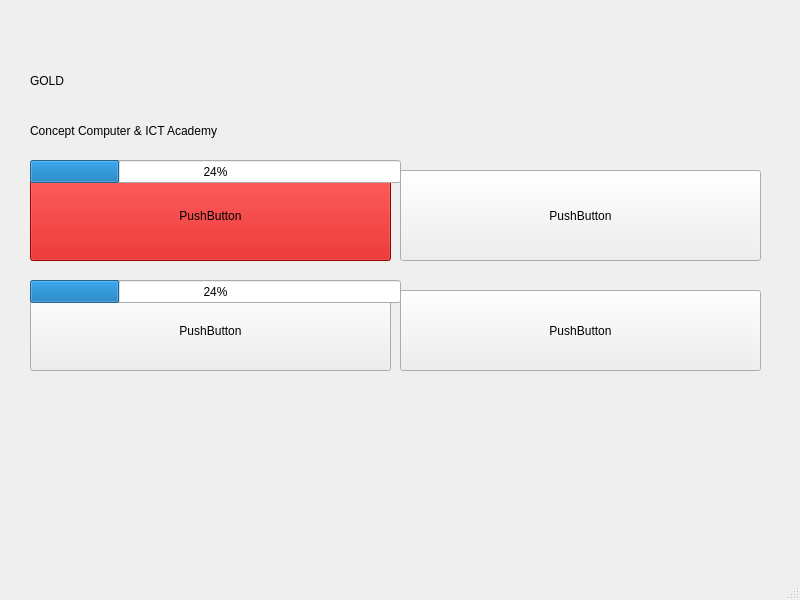
<?xml version="1.0" encoding="UTF-8"?>
<ui version="4.0">
 <class>MainWindow</class>
 <widget class="QMainWindow" name="MainWindow">
  <property name="geometry">
   <rect>
    <x>0</x>
    <y>0</y>
    <width>800</width>
    <height>600</height>
   </rect>
  </property>
  <property name="windowTitle">
   <string>MainWindow</string>
  </property>
  <widget class="QWidget" name="centralwidget">
   <widget class="QPushButton" name="pushButton">
    <property name="geometry">
     <rect>
      <x>30</x>
      <y>170</y>
      <width>361</width>
      <height>91</height>
     </rect>
    </property>
    <property name="styleSheet">
     <string notr="true">background-color: rgb(204, 0, 0);</string>
    </property>
    <property name="text">
     <string>PushButton</string>
    </property>
   </widget>
   <widget class="QPushButton" name="pushButton_2">
    <property name="geometry">
     <rect>
      <x>400</x>
      <y>170</y>
      <width>361</width>
      <height>91</height>
     </rect>
    </property>
    <property name="text">
     <string>PushButton</string>
    </property>
   </widget>
   <widget class="QPushButton" name="pushButton_3">
    <property name="geometry">
     <rect>
      <x>30</x>
      <y>290</y>
      <width>361</width>
      <height>81</height>
     </rect>
    </property>
    <property name="styleSheet">
     <string notr="true">background-color: rgb(238, 238, 236);</string>
    </property>
    <property name="text">
     <string>PushButton</string>
    </property>
   </widget>
   <widget class="QPushButton" name="pushButton_4">
    <property name="geometry">
     <rect>
      <x>400</x>
      <y>290</y>
      <width>361</width>
      <height>81</height>
     </rect>
    </property>
    <property name="text">
     <string>PushButton</string>
    </property>
   </widget>
   <widget class="QLabel" name="label">
    <property name="geometry">
     <rect>
      <x>30</x>
      <y>50</y>
      <width>191</width>
      <height>61</height>
     </rect>
    </property>
    <property name="styleSheet">
     <string notr="true">font: 75 50pt &quot;Inter&quot;;</string>
    </property>
    <property name="text">
     <string>GOLD</string>
    </property>
   </widget>
   <widget class="QLabel" name="label_2">
    <property name="geometry">
     <rect>
      <x>30</x>
      <y>100</y>
      <width>651</width>
      <height>61</height>
     </rect>
    </property>
    <property name="styleSheet">
     <string notr="true">font: 63 italic 30pt &quot;Inter&quot;;</string>
    </property>
    <property name="text">
     <string>Concept Computer &amp; ICT Academy</string>
    </property>
   </widget>
   <widget class="QProgressBar" name="progressBar">
    <property name="geometry">
     <rect>
      <x>30</x>
      <y>160</y>
      <width>371</width>
      <height>23</height>
     </rect>
    </property>
    <property name="value">
     <number>24</number>
    </property>
   </widget>
   <widget class="QProgressBar" name="progressBar_2">
    <property name="geometry">
     <rect>
      <x>30</x>
      <y>280</y>
      <width>371</width>
      <height>23</height>
     </rect>
    </property>
    <property name="value">
     <number>24</number>
    </property>
   </widget>
  </widget>
  <widget class="QMenuBar" name="menubar">
   <property name="geometry">
    <rect>
     <x>0</x>
     <y>0</y>
     <width>800</width>
     <height>27</height>
    </rect>
   </property>
  </widget>
  <widget class="QStatusBar" name="statusbar"/>
 </widget>
 <resources/>
 <connections/>
</ui>
